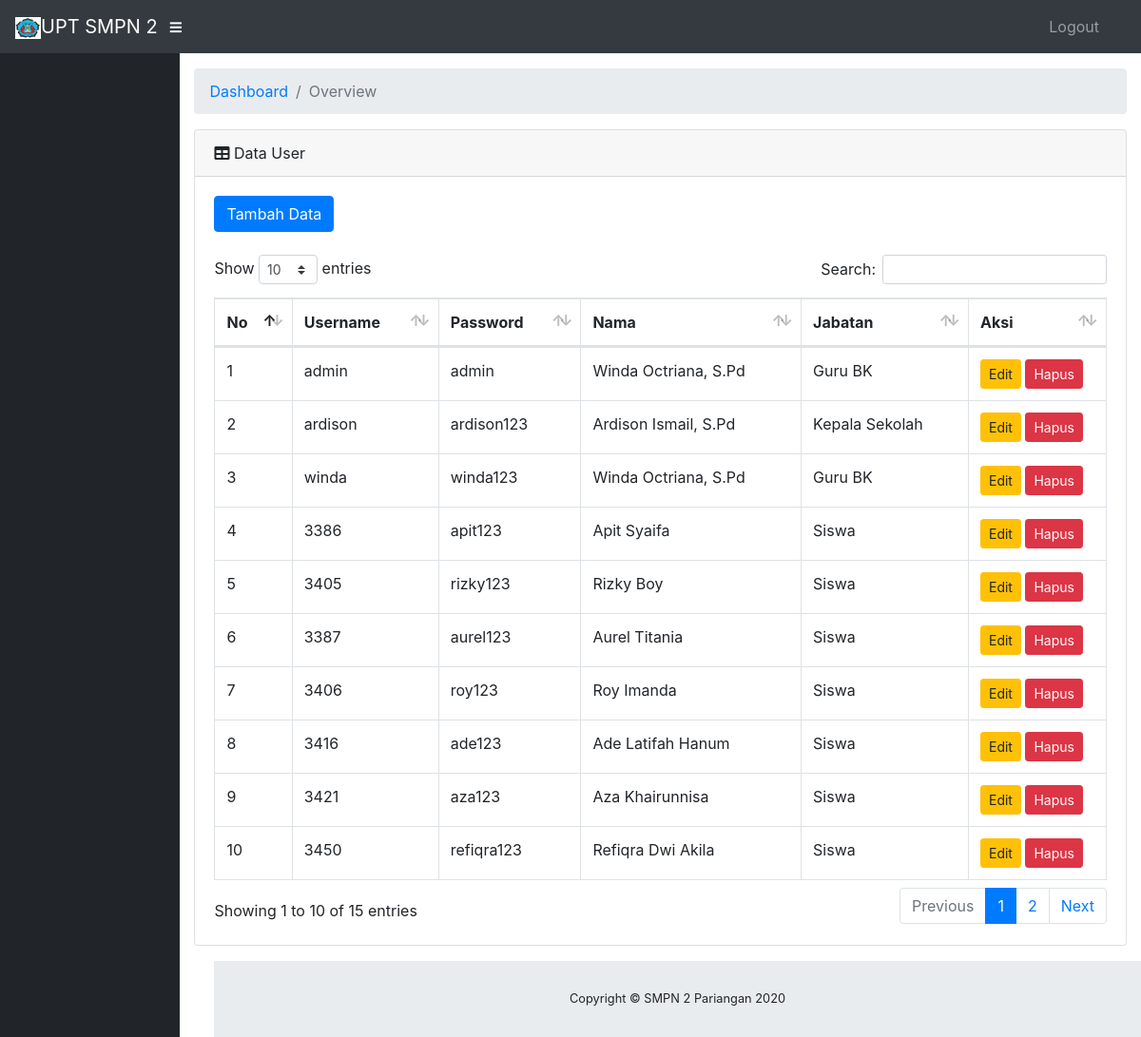
/users/index, run on the app's committed database.
### tables this page shows
CREATE TABLE IF NOT EXISTS `users` (
  `id_user` int(11) NOT NULL,
  `username` varchar(20) NOT NULL,
  `password` varchar(20) NOT NULL,
  `nama` varchar(20) NOT NULL,
  `jabatan` varchar(20) NOT NULL
);

### application/controllers/Users.php (called while the page is built, shortened)
<?php
class Users extends CI_Controller
{
    public function __construct()
    {
        $this->load->model('Musers');
        $this->load->library("form_validation");
    }
    public function index($offset = 0)
    {
        $data['datausers'] = $this->Musers->getAll();
        $this->load->view('users/index', $data);
    }
}

### index.php (called while the page is built, shortened)
<?php
require_once BASEPATH.'core/CodeIgniter.php';

### application/models/Musers.php (called while the page is built, shortened)
<?php
class Musers extends CI_Model
{
    private $_table = "users";
    public function getAll()
    {
        return $this->db->get($this->_table)->result();
    }
}

### application/views/users/index.php (the view, shortened to what this page needs)
<!DOCTYPE html>
<html lang="en">
<head>
</head>
<body id="page-top">
    <div id="wrapper">
        <div id="content-wrapper">
            <div class="container-fluid">
                <div class="card mb-3">
                    <div class="card-header">
                        <i class="fas fa-table"></i>
                        Data User</div>
                    <div class="card-body">
                        <a href="<?php echo base_url() ?>users/add" class="btn btn-primary">Tambah Data</a>
                        <br>
                        <br>
                        <div class="table-responsive">
                            <table class="table table-bordered" id="dataTable" width="100%" cellspacing="0">
                                <thead>
                                    <tr>
                                        <th>No</th>
                                        <th>Username</th>
                                        <th>Password</th>
                                        <th>Nama</th>
                                        <th>Jabatan</th>
                                        <th>Aksi</th>
                                    </tr>
                                </thead>
                                <tbody>
                                    <?php foreach ($datausers as $no => $datauser) : ?>
                                        <tr>
                                            <td><?php echo ++$no ?></td>
                                            <td><?php echo $datauser->username ?></td>
                                            <td><?php echo $datauser->password ?></td>
                                            <td><?php echo $datauser->nama ?></td>
                                            <td><?php echo $datauser->jabatan ?></td>
                                            <td width="120px">
                                                <a class="btn btn-warning btn-sm" href="<?php echo base_url() ?>users/edit/<?php echo $datauser->id_user ?>">Edit</a>
                                                <a class="btn btn-danger btn-sm" href="<?php echo base_url() ?>users/delete/<?php echo $datauser->id_user ?>">Hapus</a>
                                            </td>
                                        </tr>
                                    <?php endforeach ?>
                                </tbody>
                            </table>
                        </div>
                    </div>
                </div>
            </div>
        </div>
    </div>
</body>
</html>

### data on the page
users: username "admin", password "admin", nama "Winda Octriana, S.Pd", jabatan "Guru BK"
users: username "ardison", password "ardison123", nama "Ardison Ismail, S.Pd", jabatan "Kepala Sekolah"
users: username "winda", password "winda123", nama "Winda Octriana, S.Pd", jabatan "Guru BK"
users: username "3386", password "apit123", nama "Apit Syaifa", jabatan "Siswa"
users: username "3405", password "rizky123", nama "Rizky Boy", jabatan "Siswa"
users: username "3387", password "aurel123", nama "Aurel Titania", jabatan "Siswa"
users: username "3406", password "roy123", nama "Roy Imanda", jabatan "Siswa"
users: username "3416", password "ade123", nama "Ade Latifah Hanum", jabatan "Siswa"
users: username "3421", password "aza123", nama "Aza Khairunnisa", jabatan "Siswa"
users: username "3450", password "refiqra123", nama "Refiqra Dwi Akila", jabatan "Siswa"
